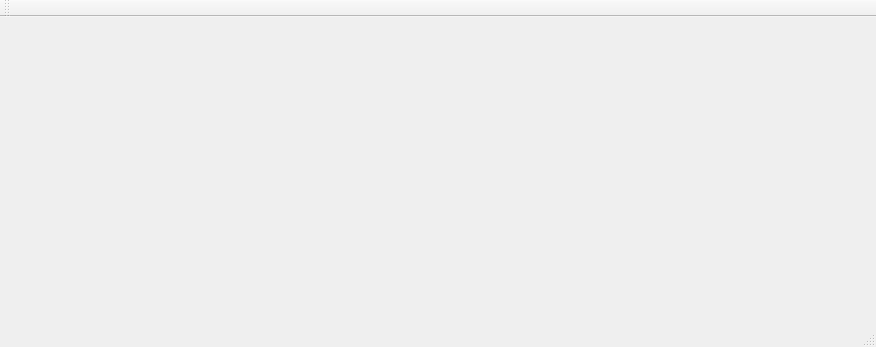
<?xml version="1.0" encoding="UTF-8"?>
<ui version="4.0">
 <class>MainWindow</class>
 <widget class="QMainWindow" name="MainWindow">
  <property name="geometry">
   <rect>
    <x>0</x>
    <y>0</y>
    <width>876</width>
    <height>347</height>
   </rect>
  </property>
  <property name="windowTitle">
   <string>MainWindow</string>
  </property>
  <widget class="QWidget" name="centralWidget">
   <widget class="QCameraViewfinder" name="Eyes" native="true">
    <property name="geometry">
     <rect>
      <x>20</x>
      <y>10</y>
      <width>321</width>
      <height>261</height>
     </rect>
    </property>
   </widget>
   <widget class="QWidget" name="Ears" native="true">
    <property name="geometry">
     <rect>
      <x>360</x>
      <y>10</y>
      <width>471</width>
      <height>251</height>
     </rect>
    </property>
   </widget>
  </widget>
  <widget class="QMenuBar" name="menuBar">
   <property name="geometry">
    <rect>
     <x>0</x>
     <y>0</y>
     <width>876</width>
     <height>19</height>
    </rect>
   </property>
  </widget>
  <widget class="QToolBar" name="mainToolBar">
   <attribute name="toolBarArea">
    <enum>TopToolBarArea</enum>
   </attribute>
   <attribute name="toolBarBreak">
    <bool>false</bool>
   </attribute>
  </widget>
  <widget class="QStatusBar" name="statusBar"/>
 </widget>
 <layoutdefault spacing="6" margin="11"/>
 <customwidgets>
  <customwidget>
   <class>QCameraViewfinder</class>
   <extends>QWidget</extends>
   <header>qcameraviewfinder.h</header>
   <container>1</container>
  </customwidget>
 </customwidgets>
 <resources/>
 <connections/>
</ui>
